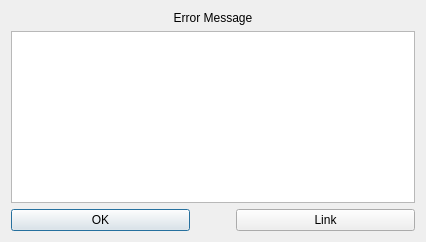
<?xml version="1.0" encoding="UTF-8"?>
<ui version="4.0">
 <class>Dialog</class>
 <widget class="QDialog" name="Dialog">
  <property name="geometry">
   <rect>
    <x>0</x>
    <y>0</y>
    <width>426</width>
    <height>242</height>
   </rect>
  </property>
  <property name="windowTitle">
   <string>Error</string>
  </property>
  <property name="windowIcon">
   <iconset resource="_imgs/_imgs.qrc">
    <normaloff>:/bug.png</normaloff>:/bug.png</iconset>
  </property>
  <layout class="QVBoxLayout" name="verticalLayout_2">
   <item>
    <layout class="QVBoxLayout" name="verticalLayout">
     <item>
      <widget class="QLabel" name="label">
       <property name="text">
        <string>Error Message</string>
       </property>
       <property name="alignment">
        <set>Qt::AlignCenter</set>
       </property>
      </widget>
     </item>
     <item>
      <widget class="QPlainTextEdit" name="plainTextEdit">
       <property name="readOnly">
        <bool>true</bool>
       </property>
      </widget>
     </item>
    </layout>
   </item>
   <item>
    <layout class="QHBoxLayout" name="horizontalLayout">
     <item>
      <widget class="QPushButton" name="pushButton_ok">
       <property name="text">
        <string>OK</string>
       </property>
      </widget>
     </item>
     <item>
      <spacer name="horizontalSpacer">
       <property name="orientation">
        <enum>Qt::Horizontal</enum>
       </property>
       <property name="sizeType">
        <enum>QSizePolicy::Preferred</enum>
       </property>
       <property name="sizeHint" stdset="0">
        <size>
         <width>40</width>
         <height>20</height>
        </size>
       </property>
      </spacer>
     </item>
     <item>
      <widget class="QPushButton" name="pushButton_link">
       <property name="text">
        <string>Link</string>
       </property>
      </widget>
     </item>
    </layout>
   </item>
  </layout>
 </widget>
 <resources>
  <include location="_imgs/_imgs.qrc"/>
 </resources>
 <connections>
  <connection>
   <sender>pushButton_ok</sender>
   <signal>clicked()</signal>
   <receiver>Dialog</receiver>
   <slot>accept()</slot>
   <hints>
    <hint type="sourcelabel">
     <x>69</x>
     <y>220</y>
    </hint>
    <hint type="destinationlabel">
     <x>199</x>
     <y>207</y>
    </hint>
   </hints>
  </connection>
  <connection>
   <sender>pushButton_link</sender>
   <signal>clicked()</signal>
   <receiver>Dialog</receiver>
   <slot>go_to()</slot>
   <hints>
    <hint type="sourcelabel">
     <x>311</x>
     <y>215</y>
    </hint>
    <hint type="destinationlabel">
     <x>265</x>
     <y>212</y>
    </hint>
   </hints>
  </connection>
 </connections>
 <slots>
  <slot>go_to()</slot>
 </slots>
</ui>
